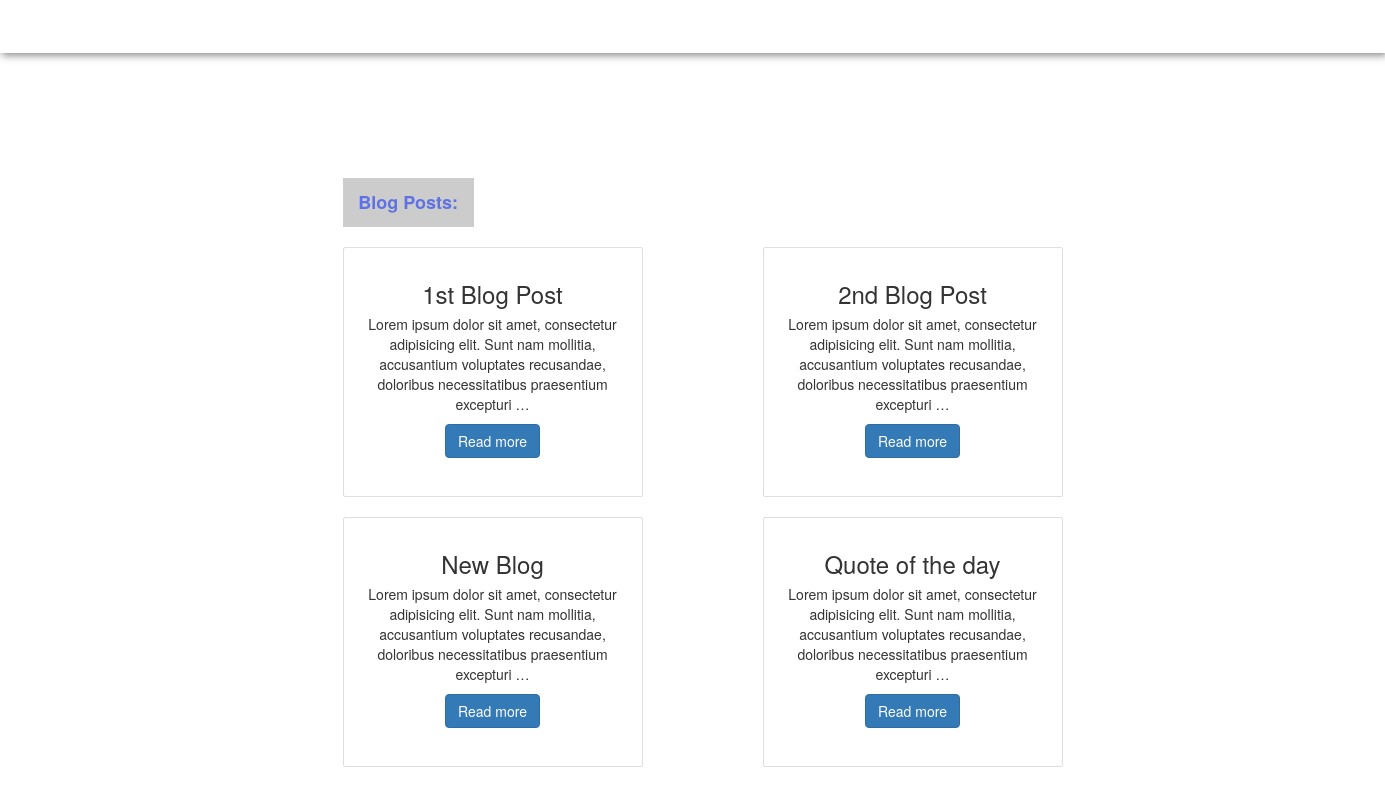
Page / (signed in) on the earlier database version.
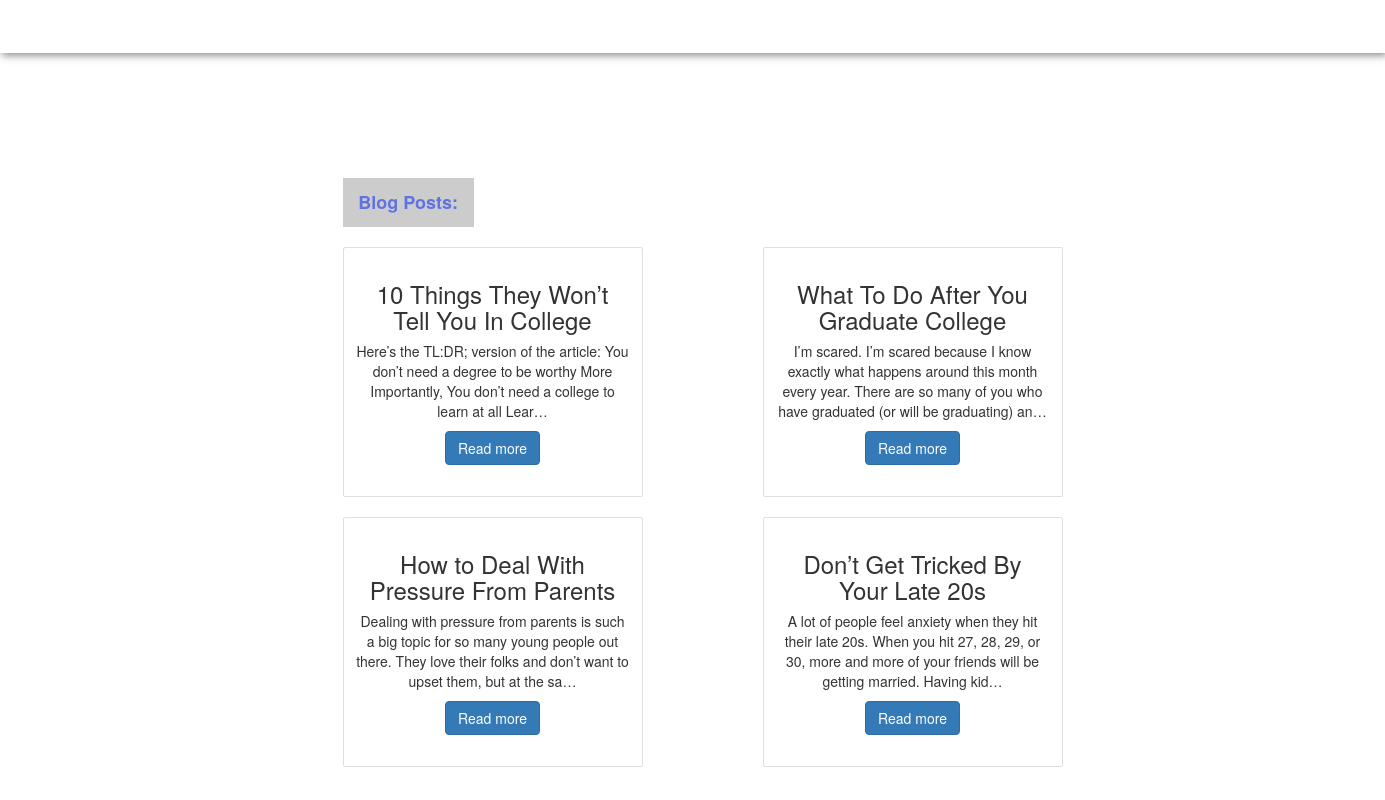
Same page on the later database version.
### forum/models.py (models this page shows, shortened)
class BlogPost(models.Model):
	title = models.CharField(max_length=200)
	body = models.TextField()
	date_published = models.DateTimeField(auto_now_add=True)

### forum/views.py (the view)
# urls.py: path('', home),
@login_required
def home(request):
	if not request.user.is_authenticated:
		return redirect("/login/")
	posts = BlogPost.objects.all()
	return render(request, 'forum/home.html', {'posts': posts})

### templates/forum/home.html (shortened to what this page needs)
{% extends 'forum/base.html' %}
{% load static %}
{% block body %}
	<div class="container">
		<div class="row">
			<div class="col-md-2">
			</div>
			<div class="col-md-8" style="margin-top: 10px;">
				<center><h1 class="type" style="color: #fff; font-size: 45px; font-weight: 700; margin-bottom: 20px; font-family: Verdana; margin-top: 25px;"></h1>
				</center>
				<div class="container" style="margin-top: 40px;">
					<span class="badge badge-pill badge-danger" style="margin-bottom: 20px; padding: .875em; color: #5e72e4; border-color: #5e72e4; background-color: #ccc; text-align: center; border-radius: 0; font-size:18px; font-weight: 700;">Blog Posts: </span><br>
					<div class="row">
						{% for post in posts %}
							<div class="col-md-4" style="margin-right: 40px;">
								<div class="card" style="width: 30rem; height: 25rem; display: inline-block;">
									<div class="card-body">
										<h3 class="card-title" style="text-align: center;">{{ post.title}}</h3>
										<p class="card-text" style="text-align: center;">{{ post.body| truncatechars:160 }}</p>
										<center><a href="/post/{{post.id}}" class="btn btn-primary">Read more</a></center>
									</div>
								</div>
								<br><br>
							</div>
						{% endfor %}
					</div>
				</div>
			</div>
			<div class="col-md-2">
			</div>
		</div>
	</div>
{% endblock %}

### templates/forum/base.html (shortened to what this page needs)
{% load static %}
<!DOCTYPE html>
<html lang="en">
	<head>
		<link rel="stylesheet" href="https://maxcdn.bootstrapcdn.com/bootstrap/4.0.0/css/bootstrap.min.css">
		<link href="http://netdna.bootstrapcdn.com/bootstrap/3.3.5/css/bootstrap.css" rel="stylesheet">
		<link href="http://cdnjs.cloudflare.com/ajax/libs/summernote/0.8.11/summernote.css" rel="stylesheet">
		<link rel="stylesheet" href="https://use.fontawesome.com/releases/v5.5.0/css/all.css">
		<link type="text/css" href="{% static 'css/base.css' %}" rel="stylesheet">
	</head>
	<body style=" background-image: url('{% static 'images/home.jpg' %}');">
		<nav id="nav-3" class="navbar-expand-lg">
			<div class="collapse navbar-collapse">
				<ul class="nav navbar-nav mr-auto">
					<li class="nav-item"><a class="link-3" href="/"><span class="glyphicon glyphicon-globe"></span> Forum </a></li>
					<li class="nav-item"><a class="link-3" href="/discussion/" style="margin-top: 1px;">Discussions</a></li>
					<li class="nav-item"><a class="link-3" href="http://studyhours.herokuapp.com/" target="_blank">Study Planner</a></li>
				</ul>
				<ul class="nav navbar-nav ml-auto navbar-right">
					<li class="nav-item"><a class="link-3" href="#" style="margin-top: 1px;">{{user.username}}</a></li>
					<li class="nav-item"><a class="link-3" href="/logout/">Logout</a></li>
				</ul>
			</div>
		</nav>
		{% block body %}
		{% endblock %}
	</body>
</html>

### static/css/base.css (style rules this page uses)
body { background-repeat: no-repeat; background-size: 100%; background-attachment: fixed; }
nav { text-align: center; font-family: Raleway; box-shadow: 2px 2px 8px rgba(0, 0, 0, 0.5); }
.link-3 { transition: 0.4s; color: #ffffff; font-size: 20px; text-decoration: none; padding: 0 10px; margin: 0 10px; }

Differences in the rows shown:
removed BlogPost: title "1st Blog Post", body "Lorem ipsum dolor sit amet, consectetur adipisicing elit. Sunt nam mollitia, accusantium voluptates recusandae, doloribus necessitatibus praesentium excepturi …"
removed BlogPost: title "2nd Blog Post", body "Lorem ipsum dolor sit amet, consectetur adipisicing elit. Sunt nam mollitia, accusantium voluptates recusandae, doloribus necessitatibus praesentium excepturi …"
removed BlogPost: title "New Blog", body "Lorem ipsum dolor sit amet, consectetur adipisicing elit. Sunt nam mollitia, accusantium voluptates recusandae, doloribus necessitatibus praesentium excepturi …"
removed BlogPost: title "Quote of the day", body "Lorem ipsum dolor sit amet, consectetur adipisicing elit. Sunt nam mollitia, accusantium voluptates recusandae, doloribus necessitatibus praesentium excepturi …"
added BlogPost: title "10 Things They Won’t Tell You In College", body "Here’s the TL:DR; version of the article: You don’t need a degree to be worthy More Importantly, You don’t need a college to learn at all Lear…"
added BlogPost: title "What To Do After You Graduate College", body "I’m scared. I’m scared because I know exactly what happens around this month every year. There are so many of you who have graduated (or will be graduating) an…"
added BlogPost: title "How to Deal With Pressure From Parents", body "Dealing with pressure from parents is such a big topic for so many young people out there. They love their folks and don’t want to upset them, but at the sa…"
added BlogPost: title "Don’t Get Tricked By Your Late 20s", body "A lot of people feel anxiety when they hit their late 20s. When you hit 27, 28, 29, or 30, more and more of your friends will be getting married. Having kid…"
